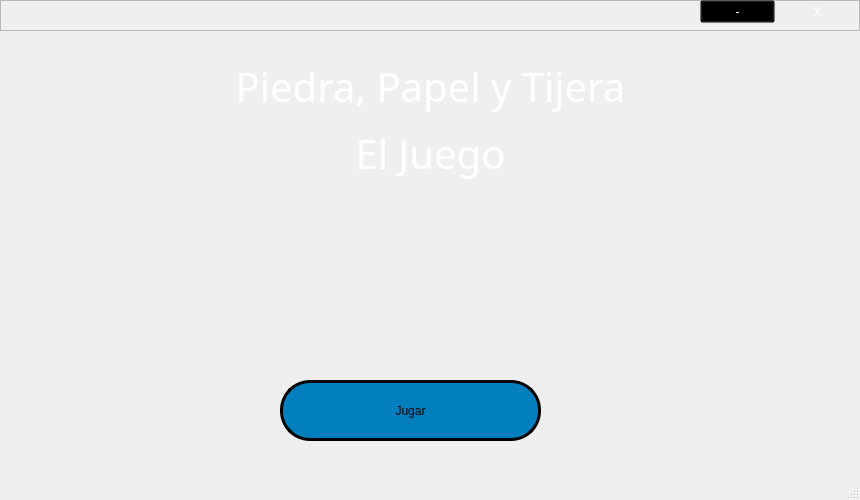
<?xml version="1.0" encoding="UTF-8"?>
<ui version="4.0">
 <class>MainWindow</class>
 <widget class="QMainWindow" name="MainWindow">
  <property name="geometry">
   <rect>
    <x>0</x>
    <y>0</y>
    <width>860</width>
    <height>500</height>
   </rect>
  </property>
  <property name="minimumSize">
   <size>
    <width>860</width>
    <height>500</height>
   </size>
  </property>
  <property name="maximumSize">
   <size>
    <width>860</width>
    <height>500</height>
   </size>
  </property>
  <property name="windowTitle">
   <string>MainWindow</string>
  </property>
  <widget class="QWidget" name="centralwidget">
   <widget class="QWidget" name="widget" native="true">
    <property name="geometry">
     <rect>
      <x>0</x>
      <y>0</y>
      <width>860</width>
      <height>480</height>
     </rect>
    </property>
    <property name="styleSheet">
     <string notr="true">QWidget#widget{
border-image: url(:/imagenes/background-2388586_960_720.png);
}</string>
    </property>
    <widget class="QFrame" name="frame">
     <property name="geometry">
      <rect>
       <x>0</x>
       <y>0</y>
       <width>860</width>
       <height>31</height>
      </rect>
     </property>
     <property name="frameShape">
      <enum>QFrame::StyledPanel</enum>
     </property>
     <property name="frameShadow">
      <enum>QFrame::Raised</enum>
     </property>
     <widget class="QPushButton" name="salir">
      <property name="geometry">
       <rect>
        <x>780</x>
        <y>0</y>
        <width>75</width>
        <height>23</height>
       </rect>
      </property>
      <property name="cursor">
       <cursorShape>PointingHandCursor</cursorShape>
      </property>
      <property name="styleSheet">
       <string notr="true">QPushButton#salir{
background-color: rgba(0,0,0,0);
color:white;
border-top-right-radius: 25px;
	font: 14pt &quot;MS Shell Dlg 2&quot;;
}

QPushButton#salir:hover{
background-color: rgba(0,0,0,40);
color:white;
border-top-right-radius: 25px;
	font: 14pt &quot;MS Shell Dlg 2&quot;;
}

QPushButton#salir:pressed{
background-color: rgba(0,0,0,80);
color:white;
border-top-right-radius: 25px;
	font: 14pt &quot;MS Shell Dlg 2&quot;;
}</string>
      </property>
      <property name="text">
       <string>X</string>
      </property>
     </widget>
     <widget class="QPushButton" name="min">
      <property name="geometry">
       <rect>
        <x>700</x>
        <y>0</y>
        <width>75</width>
        <height>23</height>
       </rect>
      </property>
      <property name="cursor">
       <cursorShape>PointingHandCursor</cursorShape>
      </property>
      <property name="styleSheet">
       <string notr="true">QPushButton#min{
background-color: rgba(0,0,0,0);
color:white;
	font: 24pt &quot;MS Shell Dlg 2&quot;;
}

QPushButton#min:hover{
background-color: rgba(0,0,0,40);
color:white;
	font: 24pt &quot;MS Shell Dlg 2&quot;;
}

QPushButton#min:pressed{
background-color: rgba(0,0,0,80);
color:white;
	font: 24pt &quot;MS Shell Dlg 2&quot;;
}</string>
      </property>
      <property name="text">
       <string>-</string>
      </property>
     </widget>
    </widget>
    <widget class="QLabel" name="label">
     <property name="geometry">
      <rect>
       <x>0</x>
       <y>30</y>
       <width>861</width>
       <height>181</height>
      </rect>
     </property>
     <property name="font">
      <font>
       <family>Britannic Bold</family>
       <pointsize>30</pointsize>
       <weight>50</weight>
       <italic>false</italic>
       <bold>false</bold>
       <underline>false</underline>
       <strikeout>false</strikeout>
      </font>
     </property>
     <property name="styleSheet">
      <string notr="true">font: 30pt &quot;Britannic Bold&quot;;
color: white;</string>
     </property>
     <property name="text">
      <string>&lt;html&gt;&lt;head/&gt;&lt;body&gt;&lt;p align=&quot;center&quot;&gt;Piedra, Papel y Tijera&lt;/p&gt;&lt;p align=&quot;center&quot;&gt;El Juego&lt;/p&gt;&lt;/body&gt;&lt;/html&gt;</string>
     </property>
    </widget>
    <widget class="QLabel" name="label_2">
     <property name="geometry">
      <rect>
       <x>10</x>
       <y>340</y>
       <width>130</width>
       <height>130</height>
      </rect>
     </property>
     <property name="styleSheet">
      <string notr="true">border-image: url(:/imagenes/Logo Terrones Digital_rojo.png);</string>
     </property>
     <property name="text">
      <string/>
     </property>
    </widget>
    <widget class="QPushButton" name="jugar">
     <property name="geometry">
      <rect>
       <x>280</x>
       <y>380</y>
       <width>261</width>
       <height>61</height>
      </rect>
     </property>
     <property name="cursor">
      <cursorShape>PointingHandCursor</cursorShape>
     </property>
     <property name="styleSheet">
      <string notr="true">QPushButton#jugar{
background-color: rgb(0, 126, 189);
font: 20pt &quot;Britannic Bold&quot;;
border-radius: 30px;
border: 3px solid black;
}

QPushButton#jugar:hover{
background-color: rgb(0, 115, 172);
}

QPushButton#jugar:pressed{
background-color: rgb(0, 99, 149);
}</string>
     </property>
     <property name="text">
      <string>Jugar</string>
     </property>
    </widget>
   </widget>
  </widget>
  <widget class="QStatusBar" name="statusbar"/>
 </widget>
 <resources>
  <include location="img.qrc"/>
 </resources>
 <connections/>
</ui>
